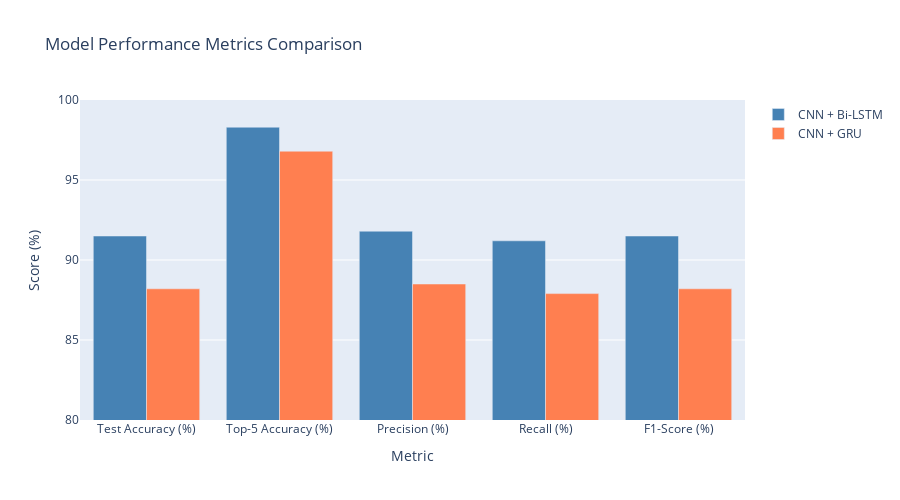

The code cell stored with this chart in its notebook:
### Markdown cell above
---
## 6. Recognition Accuracy Comparison <a id='6-accuracy-comparison'></a>

### Code cell
# Simulated test results
test_results = {
    'Model': ['CNN + Bi-LSTM', 'CNN + GRU'],
    'Test Accuracy (%)': [91.5, 88.2],
    'Top-5 Accuracy (%)': [98.3, 96.8],
    'Precision (%)': [91.8, 88.5],
    'Recall (%)': [91.2, 87.9],
    'F1-Score (%)': [91.5, 88.2]
}

df_test_results = pd.DataFrame(test_results)

print("\n📊 Test Set Performance Comparison:")
print(df_test_results.to_string(index=False))

# Visualization
fig = go.Figure()

metrics = ['Test Accuracy (%)', 'Top-5 Accuracy (%)', 'Precision (%)', 'Recall (%)', 'F1-Score (%)']

fig.add_trace(go.Bar(
    x=metrics,
    y=[df_test_results.loc[0, m] for m in metrics],
    name='CNN + Bi-LSTM',
    marker_color='steelblue'
))

fig.add_trace(go.Bar(
    x=metrics,
    y=[df_test_results.loc[1, m] for m in metrics],
    name='CNN + GRU',
    marker_color='coral'
))

fig.update_layout(
    title='Model Performance Metrics Comparison',
    xaxis_title='Metric',
    yaxis_title='Score (%)',
    barmode='group',
    height=500,
    yaxis_range=[80, 100]
)
fig.show()

# Accuracy difference
acc_diff = test_results['Test Accuracy (%)'][0] - test_results['Test Accuracy (%)'][1]
print(f"\n💡 Bi-LSTM achieves {acc_diff:.1f}% higher accuracy than GRU")

### Figure 1 — Plotly figure (JSON) as saved in the notebook; plotly's stock layout.template omitted (floating-point values rounded to 4 significant figures)
{"data": [{"marker": {"color": "steelblue"}, "name": "CNN + Bi-LSTM", "type": "bar", "x": ["Test Accuracy (%)", "Top-5 Accuracy (%)", "Precision (%)", "Recall (%)", "F1-Score (%)"], "y": [91.5, 98.3, 91.8, 91.2, 91.5]}, {"marker": {"color": "coral"}, "name": "CNN + GRU", "type": "bar", "x": ["Test Accuracy (%)", "Top-5 Accuracy (%)", "Precision (%)", "Recall (%)", "F1-Score (%)"], "y": [88.2, 96.8, 88.5, 87.9, 88.2]}], "layout": {"barmode": "group", "height": 500, "title": {"text": "Model Performance Metrics Comparison"}, "xaxis": {"title": {"text": "Metric"}}, "yaxis": {"range": [80, 100], "title": {"text": "Score (%)"}}}}
